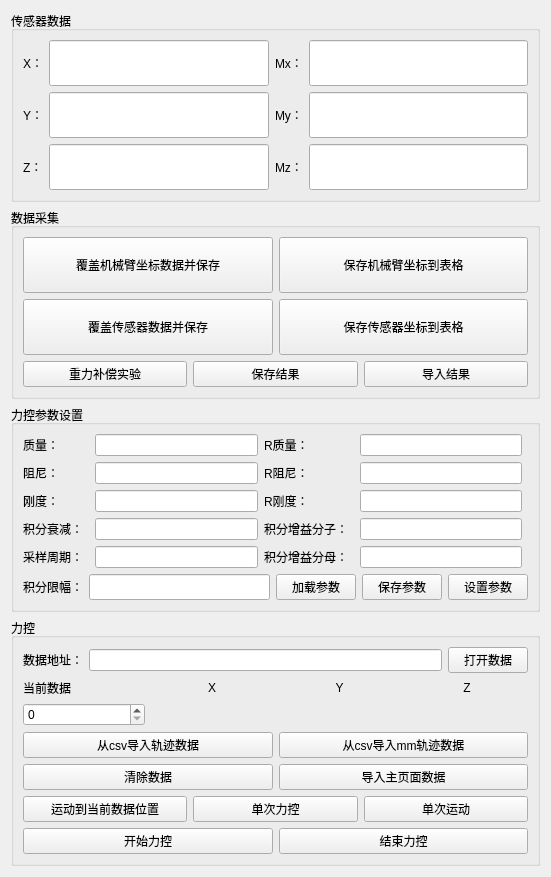
<?xml version="1.0" encoding="UTF-8"?>
<ui version="4.0">
 <class>AdmittanceControllerForm</class>
 <widget class="QWidget" name="AdmittanceControllerForm">
  <property name="geometry">
   <rect>
    <x>0</x>
    <y>0</y>
    <width>551</width>
    <height>877</height>
   </rect>
  </property>
  <property name="windowTitle">
   <string>Form</string>
  </property>
  <layout class="QVBoxLayout" name="verticalLayout_3">
   <item>
    <widget class="QGroupBox" name="groupBox_17">
     <property name="title">
      <string>传感器数据</string>
     </property>
     <layout class="QGridLayout" name="gridLayout">
      <item row="2" column="1">
       <widget class="QLineEdit" name="Sensor_ZForce">
        <property name="sizePolicy">
         <sizepolicy hsizetype="Expanding" vsizetype="Preferred">
          <horstretch>0</horstretch>
          <verstretch>0</verstretch>
         </sizepolicy>
        </property>
       </widget>
      </item>
      <item row="0" column="0">
       <widget class="QLabel" name="label">
        <property name="text">
         <string>X：</string>
        </property>
       </widget>
      </item>
      <item row="2" column="5">
       <widget class="QLineEdit" name="Sensor_ZMForce">
        <property name="sizePolicy">
         <sizepolicy hsizetype="Expanding" vsizetype="Preferred">
          <horstretch>0</horstretch>
          <verstretch>0</verstretch>
         </sizepolicy>
        </property>
       </widget>
      </item>
      <item row="2" column="4">
       <widget class="QLabel" name="label_4">
        <property name="text">
         <string>Mz：</string>
        </property>
       </widget>
      </item>
      <item row="1" column="1">
       <widget class="QLineEdit" name="Sensor_YForce">
        <property name="sizePolicy">
         <sizepolicy hsizetype="Expanding" vsizetype="Preferred">
          <horstretch>0</horstretch>
          <verstretch>0</verstretch>
         </sizepolicy>
        </property>
       </widget>
      </item>
      <item row="2" column="0">
       <widget class="QLabel" name="label_3">
        <property name="text">
         <string>Z：</string>
        </property>
       </widget>
      </item>
      <item row="1" column="5">
       <widget class="QLineEdit" name="Sensor_YMForce">
        <property name="sizePolicy">
         <sizepolicy hsizetype="Expanding" vsizetype="Preferred">
          <horstretch>0</horstretch>
          <verstretch>0</verstretch>
         </sizepolicy>
        </property>
       </widget>
      </item>
      <item row="0" column="1">
       <widget class="QLineEdit" name="Sensor_XForce">
        <property name="sizePolicy">
         <sizepolicy hsizetype="Expanding" vsizetype="Preferred">
          <horstretch>0</horstretch>
          <verstretch>0</verstretch>
         </sizepolicy>
        </property>
       </widget>
      </item>
      <item row="0" column="5">
       <widget class="QLineEdit" name="Sensor_XMForce">
        <property name="sizePolicy">
         <sizepolicy hsizetype="Expanding" vsizetype="Preferred">
          <horstretch>0</horstretch>
          <verstretch>0</verstretch>
         </sizepolicy>
        </property>
       </widget>
      </item>
      <item row="1" column="0">
       <widget class="QLabel" name="label_2">
        <property name="text">
         <string>Y：</string>
        </property>
       </widget>
      </item>
      <item row="0" column="4">
       <widget class="QLabel" name="label_6">
        <property name="text">
         <string>Mx：</string>
        </property>
       </widget>
      </item>
      <item row="1" column="4">
       <widget class="QLabel" name="label_5">
        <property name="text">
         <string>My：</string>
        </property>
       </widget>
      </item>
     </layout>
    </widget>
   </item>
   <item>
    <widget class="QGroupBox" name="groupBox">
     <property name="title">
      <string>数据采集</string>
     </property>
     <layout class="QVBoxLayout" name="verticalLayout">
      <item>
       <layout class="QHBoxLayout" name="horizontalLayout_2">
        <item>
         <widget class="QPushButton" name="btnClearPosiData">
          <property name="sizePolicy">
           <sizepolicy hsizetype="Minimum" vsizetype="Preferred">
            <horstretch>0</horstretch>
            <verstretch>0</verstretch>
           </sizepolicy>
          </property>
          <property name="text">
           <string>覆盖机械臂坐标数据并保存</string>
          </property>
         </widget>
        </item>
        <item>
         <widget class="QPushButton" name="btnSavePosiData">
          <property name="sizePolicy">
           <sizepolicy hsizetype="Minimum" vsizetype="Preferred">
            <horstretch>0</horstretch>
            <verstretch>0</verstretch>
           </sizepolicy>
          </property>
          <property name="text">
           <string>保存机械臂坐标到表格</string>
          </property>
         </widget>
        </item>
       </layout>
      </item>
      <item>
       <layout class="QHBoxLayout" name="horizontalLayout">
        <item>
         <widget class="QPushButton" name="btnClearSensorData">
          <property name="sizePolicy">
           <sizepolicy hsizetype="Minimum" vsizetype="Preferred">
            <horstretch>0</horstretch>
            <verstretch>0</verstretch>
           </sizepolicy>
          </property>
          <property name="text">
           <string>覆盖传感器数据并保存</string>
          </property>
         </widget>
        </item>
        <item>
         <widget class="QPushButton" name="btnSaveSensorData">
          <property name="sizePolicy">
           <sizepolicy hsizetype="Minimum" vsizetype="Preferred">
            <horstretch>0</horstretch>
            <verstretch>0</verstretch>
           </sizepolicy>
          </property>
          <property name="text">
           <string>保存传感器坐标到表格</string>
          </property>
         </widget>
        </item>
       </layout>
      </item>
      <item>
       <layout class="QHBoxLayout" name="horizontalLayout_7">
        <item>
         <widget class="QPushButton" name="btnForceTorqueGravityCompensator">
          <property name="text">
           <string>重力补偿实验</string>
          </property>
         </widget>
        </item>
        <item>
         <widget class="QPushButton" name="btnSaveResult">
          <property name="text">
           <string>保存结果</string>
          </property>
         </widget>
        </item>
        <item>
         <widget class="QPushButton" name="btnLoadResult">
          <property name="text">
           <string>导入结果</string>
          </property>
         </widget>
        </item>
       </layout>
      </item>
     </layout>
    </widget>
   </item>
   <item>
    <widget class="QGroupBox" name="groupBox_3">
     <property name="title">
      <string>力控参数设置</string>
     </property>
     <layout class="QGridLayout" name="gridLayout_2">
      <item row="7" column="2">
       <widget class="QLineEdit" name="dtEdit">
        <property name="sizePolicy">
         <sizepolicy hsizetype="Expanding" vsizetype="Preferred">
          <horstretch>0</horstretch>
          <verstretch>0</verstretch>
         </sizepolicy>
        </property>
       </widget>
      </item>
      <item row="9" column="0" colspan="7">
       <layout class="QHBoxLayout" name="horizontalLayout_13">
        <item>
         <widget class="QLabel" name="label_16">
          <property name="text">
           <string>积分限幅：</string>
          </property>
         </widget>
        </item>
        <item>
         <widget class="QLineEdit" name="integralMaxEdit">
          <property name="sizePolicy">
           <sizepolicy hsizetype="Expanding" vsizetype="Preferred">
            <horstretch>0</horstretch>
            <verstretch>0</verstretch>
           </sizepolicy>
          </property>
         </widget>
        </item>
        <item>
         <widget class="QPushButton" name="btnLoadParams">
          <property name="text">
           <string>加载参数</string>
          </property>
         </widget>
        </item>
        <item>
         <widget class="QPushButton" name="btnSaveParams">
          <property name="text">
           <string>保存参数</string>
          </property>
         </widget>
        </item>
        <item>
         <widget class="QPushButton" name="btnSetParams">
          <property name="text">
           <string>设置参数</string>
          </property>
         </widget>
        </item>
       </layout>
      </item>
      <item row="6" column="2">
       <widget class="QLineEdit" name="integralDecayEdit">
        <property name="sizePolicy">
         <sizepolicy hsizetype="Expanding" vsizetype="Preferred">
          <horstretch>0</horstretch>
          <verstretch>0</verstretch>
         </sizepolicy>
        </property>
       </widget>
      </item>
      <item row="7" column="3">
       <widget class="QLabel" name="label_14">
        <property name="text">
         <string>积分增益分母：</string>
        </property>
       </widget>
      </item>
      <item row="2" column="0">
       <widget class="QLabel" name="label_12">
        <property name="text">
         <string>阻尼：</string>
        </property>
       </widget>
      </item>
      <item row="7" column="5">
       <widget class="QLineEdit" name="k_eEdit">
        <property name="sizePolicy">
         <sizepolicy hsizetype="Expanding" vsizetype="Preferred">
          <horstretch>0</horstretch>
          <verstretch>0</verstretch>
         </sizepolicy>
        </property>
       </widget>
      </item>
      <item row="4" column="3" colspan="2">
       <widget class="QLabel" name="label_9">
        <property name="text">
         <string>R刚度：</string>
        </property>
       </widget>
      </item>
      <item row="0" column="2">
       <widget class="QLineEdit" name="massTransEdit">
        <property name="sizePolicy">
         <sizepolicy hsizetype="Expanding" vsizetype="Preferred">
          <horstretch>0</horstretch>
          <verstretch>0</verstretch>
         </sizepolicy>
        </property>
       </widget>
      </item>
      <item row="2" column="2">
       <widget class="QLineEdit" name="dampingTransEdit">
        <property name="sizePolicy">
         <sizepolicy hsizetype="Expanding" vsizetype="Preferred">
          <horstretch>0</horstretch>
          <verstretch>0</verstretch>
         </sizepolicy>
        </property>
       </widget>
      </item>
      <item row="0" column="3" colspan="2">
       <widget class="QLabel" name="label_8">
        <property name="text">
         <string>R质量：</string>
        </property>
       </widget>
      </item>
      <item row="6" column="5">
       <widget class="QLineEdit" name="etaEdit">
        <property name="sizePolicy">
         <sizepolicy hsizetype="Expanding" vsizetype="Preferred">
          <horstretch>0</horstretch>
          <verstretch>0</verstretch>
         </sizepolicy>
        </property>
       </widget>
      </item>
      <item row="4" column="5">
       <widget class="QLineEdit" name="stiffnessRotEdit">
        <property name="sizePolicy">
         <sizepolicy hsizetype="Expanding" vsizetype="Preferred">
          <horstretch>0</horstretch>
          <verstretch>0</verstretch>
         </sizepolicy>
        </property>
       </widget>
      </item>
      <item row="4" column="2">
       <widget class="QLineEdit" name="stiffnessTransEdit">
        <property name="sizePolicy">
         <sizepolicy hsizetype="Expanding" vsizetype="Preferred">
          <horstretch>0</horstretch>
          <verstretch>0</verstretch>
         </sizepolicy>
        </property>
       </widget>
      </item>
      <item row="6" column="0">
       <widget class="QLabel" name="label_18">
        <property name="text">
         <string>积分衰减：</string>
        </property>
       </widget>
      </item>
      <item row="2" column="3" colspan="2">
       <widget class="QLabel" name="label_7">
        <property name="text">
         <string>R阻尼：</string>
        </property>
       </widget>
      </item>
      <item row="4" column="0">
       <widget class="QLabel" name="label_10">
        <property name="text">
         <string>刚度：</string>
        </property>
       </widget>
      </item>
      <item row="6" column="3">
       <widget class="QLabel" name="label_15">
        <property name="text">
         <string>积分增益分子：</string>
        </property>
       </widget>
      </item>
      <item row="2" column="5">
       <widget class="QLineEdit" name="dampingRotEdit">
        <property name="sizePolicy">
         <sizepolicy hsizetype="Expanding" vsizetype="Preferred">
          <horstretch>0</horstretch>
          <verstretch>0</verstretch>
         </sizepolicy>
        </property>
       </widget>
      </item>
      <item row="0" column="0">
       <widget class="QLabel" name="label_11">
        <property name="text">
         <string>质量：</string>
        </property>
       </widget>
      </item>
      <item row="7" column="0" colspan="2">
       <widget class="QLabel" name="label_17">
        <property name="text">
         <string>采样周期：</string>
        </property>
       </widget>
      </item>
      <item row="0" column="5">
       <widget class="QLineEdit" name="massRotEdit">
        <property name="sizePolicy">
         <sizepolicy hsizetype="Expanding" vsizetype="Preferred">
          <horstretch>0</horstretch>
          <verstretch>0</verstretch>
         </sizepolicy>
        </property>
       </widget>
      </item>
     </layout>
    </widget>
   </item>
   <item>
    <widget class="QGroupBox" name="groupBox_2">
     <property name="title">
      <string>力控</string>
     </property>
     <layout class="QVBoxLayout" name="verticalLayout_2">
      <item>
       <layout class="QHBoxLayout" name="horizontalLayout_3">
        <item>
         <widget class="QLabel" name="label_22">
          <property name="text">
           <string>数据地址：</string>
          </property>
         </widget>
        </item>
        <item>
         <widget class="QLineEdit" name="LineEditDataAddress">
          <property name="sizePolicy">
           <sizepolicy hsizetype="Expanding" vsizetype="Fixed">
            <horstretch>1</horstretch>
            <verstretch>0</verstretch>
           </sizepolicy>
          </property>
          <property name="minimumSize">
           <size>
            <width>100</width>
            <height>0</height>
           </size>
          </property>
         </widget>
        </item>
        <item>
         <widget class="QPushButton" name="btnOpenData">
          <property name="text">
           <string>打开数据</string>
          </property>
         </widget>
        </item>
       </layout>
      </item>
      <item>
       <layout class="QGridLayout" name="gridLayout_9">
        <item row="0" column="2">
         <widget class="QLabel" name="label_32">
          <property name="layoutDirection">
           <enum>Qt::LeftToRight</enum>
          </property>
          <property name="text">
           <string>Y</string>
          </property>
          <property name="alignment">
           <set>Qt::AlignCenter</set>
          </property>
         </widget>
        </item>
        <item row="1" column="2">
         <widget class="QLabel" name="lblCurrentPosiY">
          <property name="text">
           <string/>
          </property>
          <property name="alignment">
           <set>Qt::AlignCenter</set>
          </property>
         </widget>
        </item>
        <item row="0" column="0">
         <widget class="QLabel" name="label_23">
          <property name="text">
           <string>当前数据</string>
          </property>
         </widget>
        </item>
        <item row="1" column="0">
         <widget class="QSpinBox" name="spbCurrentPosi">
          <property name="maximum">
           <number>10000</number>
          </property>
         </widget>
        </item>
        <item row="0" column="1">
         <widget class="QLabel" name="label_31">
          <property name="layoutDirection">
           <enum>Qt::LeftToRight</enum>
          </property>
          <property name="text">
           <string>X</string>
          </property>
          <property name="alignment">
           <set>Qt::AlignCenter</set>
          </property>
         </widget>
        </item>
        <item row="0" column="3">
         <widget class="QLabel" name="label_33">
          <property name="layoutDirection">
           <enum>Qt::LeftToRight</enum>
          </property>
          <property name="text">
           <string>Z</string>
          </property>
          <property name="alignment">
           <set>Qt::AlignCenter</set>
          </property>
         </widget>
        </item>
        <item row="1" column="1">
         <widget class="QLabel" name="lblCurrentPosiX">
          <property name="text">
           <string/>
          </property>
          <property name="alignment">
           <set>Qt::AlignCenter</set>
          </property>
         </widget>
        </item>
        <item row="1" column="3">
         <widget class="QLabel" name="lblCurrentPosiZ">
          <property name="text">
           <string/>
          </property>
          <property name="alignment">
           <set>Qt::AlignCenter</set>
          </property>
         </widget>
        </item>
       </layout>
      </item>
      <item>
       <layout class="QHBoxLayout" name="horizontalLayout_4">
        <item>
         <widget class="QPushButton" name="btnLoadData">
          <property name="text">
           <string>从csv导入轨迹数据</string>
          </property>
         </widget>
        </item>
        <item>
         <widget class="QPushButton" name="btnLoadmmData">
          <property name="text">
           <string>从csv导入mm轨迹数据</string>
          </property>
         </widget>
        </item>
       </layout>
      </item>
      <item>
       <layout class="QHBoxLayout" name="horizontalLayout_8">
        <item>
         <widget class="QPushButton" name="btnClearData">
          <property name="text">
           <string>清除数据</string>
          </property>
         </widget>
        </item>
        <item>
         <widget class="QPushButton" name="btnLoadMainWindowData">
          <property name="text">
           <string>导入主页面数据</string>
          </property>
         </widget>
        </item>
       </layout>
      </item>
      <item>
       <layout class="QHBoxLayout" name="horizontalLayout_6">
        <item>
         <widget class="QPushButton" name="btnCurrentPosition">
          <property name="text">
           <string>运动到当前数据位置</string>
          </property>
         </widget>
        </item>
        <item>
         <widget class="QPushButton" name="btnAdmittanceControllerOnce">
          <property name="text">
           <string>单次力控</string>
          </property>
         </widget>
        </item>
        <item>
         <widget class="QPushButton" name="btnMoveTrajectoryOnce">
          <property name="text">
           <string>单次运动</string>
          </property>
         </widget>
        </item>
       </layout>
      </item>
      <item>
       <layout class="QHBoxLayout" name="horizontalLayout_5">
        <item>
         <widget class="QPushButton" name="btnStartForceExecute">
          <property name="text">
           <string>开始力控</string>
          </property>
         </widget>
        </item>
        <item>
         <widget class="QPushButton" name="btnStopForceExecute">
          <property name="text">
           <string>结束力控</string>
          </property>
         </widget>
        </item>
       </layout>
      </item>
     </layout>
    </widget>
   </item>
  </layout>
 </widget>
 <resources/>
 <connections/>
</ui>
